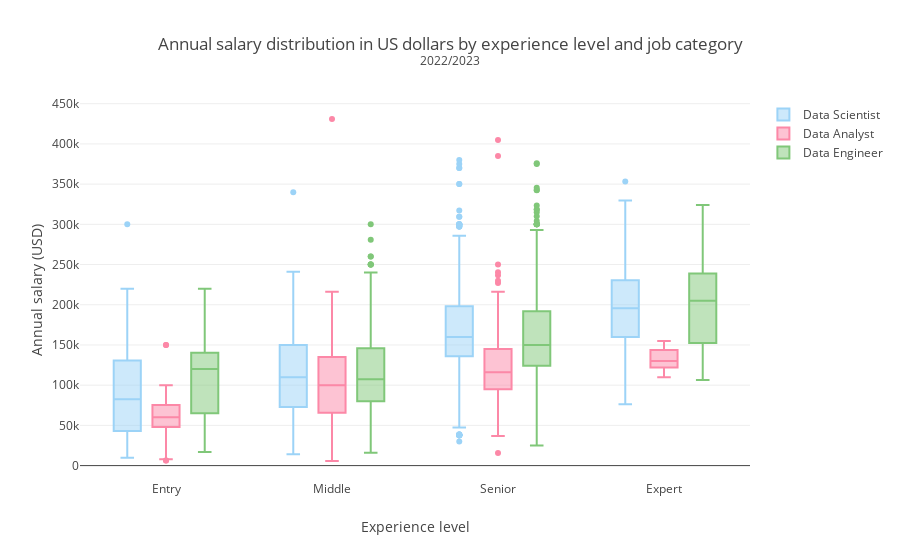

Notebook code cell kept with this figure:
### Code cell
fig = go.Figure()

# Get the df for a single job category each time
for job in job_cats:
    
    # Prepare the temporary dataframe (filter and sort)
    temp_df = df[df.job_category == job]
    dfs = []
    sort_order = ['Entry', 'Middle', 'Senior', 'Expert']
    for x in sort_order:
        dfs.append(temp_df[temp_df.experience_level == x])
    temp_df = pd.concat(dfs)
    
    # Add box plots
    fig.add_trace(go.Box(
        y=temp_df.salary_in_usd,
        x=temp_df.experience_level,
        name=job, marker_color=job_cat_cmap[job]))

fig.update_layout(
    title="Annual salary distribution in US dollars by experience level and job category<br><sup>2022/2023</sup>",
    xaxis_title="Experience level",
    yaxis_title="Annual salary (USD)",
    boxmode='group')

fig.show()

### Figure 1 — Plotly figure (JSON) as saved in the notebook; plotly's stock layout.template omitted (floating-point values rounded to 4 significant figures; data arrays with more than 128 entries replaced by an {"elided": "..."} marker saying what was removed)
{"data": [{"marker": {"color": "#9cd3f7"}, "name": "Data Scientist", "type": "box", "x": {"elided": "1031 str values"}, "y": {"elided": "1031 int values"}}, {"marker": {"color": "#fc88a7"}, "name": "Data Analyst", "type": "box", "x": {"elided": "669 str values"}, "y": {"elided": "669 int values"}}, {"marker": {"color": "#80c779"}, "name": "Data Engineer", "type": "box", "x": {"elided": "1622 str values"}, "y": {"elided": "1622 int values"}}], "layout": {"boxmode": "group", "title": {"text": "Annual salary distribution in US dollars by experience level and job category<br><sup>2022/2023</sup>"}, "xaxis": {"title": {"text": "Experience level"}}, "yaxis": {"title": {"text": "Annual salary (USD)"}}}}
